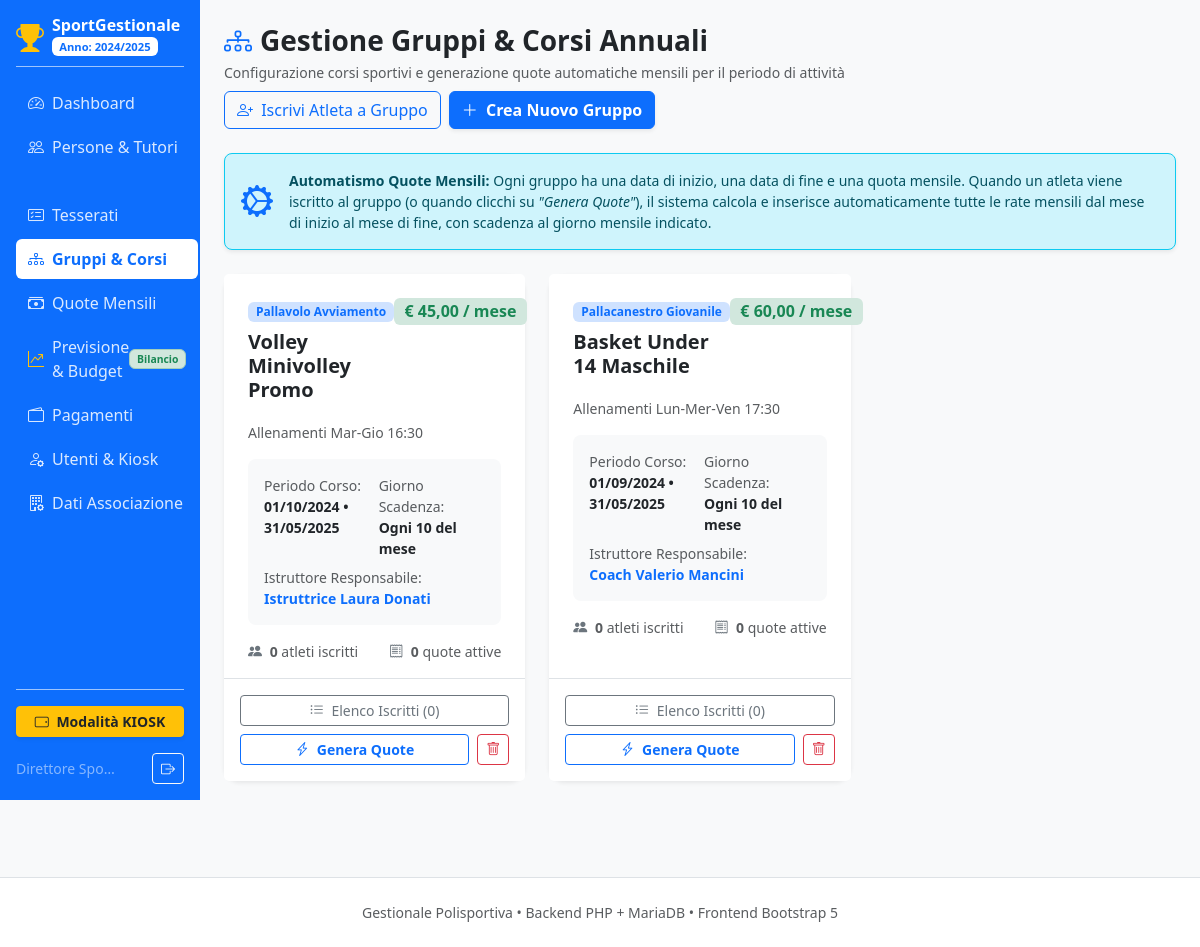
The app's page /index.php?page=gruppi (signed in) with its own data.
### tables this page shows
CREATE TABLE IF NOT EXISTS `anno` (
  `id` INT AUTO_INCREMENT PRIMARY KEY,
  `anno` VARCHAR(20) NOT NULL COMMENT 'es. 2024/2025',
  `data_inizio` DATE NOT NULL,
  `data_fine` DATE NOT NULL,
  `attivo` TINYINT(1) NOT NULL DEFAULT 0 COMMENT '1 se anno corrente',
  `created_at` TIMESTAMP DEFAULT CURRENT_TIMESTAMP
);

CREATE TABLE IF NOT EXISTS `gruppi` (
  `id` INT AUTO_INCREMENT PRIMARY KEY,
  `anno_id` INT NOT NULL,
  `nome_gruppo` VARCHAR(100) NOT NULL,
  `descrizione` TEXT NULL,
  `categoria` VARCHAR(80) NULL,
  `quota_mensile` DECIMAL(10,2) NOT NULL DEFAULT 0.00,
  `giorno_scadenza_mensile` TINYINT NOT NULL DEFAULT 10 COMMENT 'Giorno del mese (es. 10)',
  `data_inizio` DATE NOT NULL COMMENT 'Inizio corso/gruppo',
  `data_fine` DATE NOT NULL COMMENT 'Fine corso/gruppo',
  `istruttore` VARCHAR(100) NULL,
  `created_at` TIMESTAMP DEFAULT CURRENT_TIMESTAMP,
  CONSTRAINT `fk_gruppi_anno` FOREIGN KEY (`anno_id`) REFERENCES `anno` (`id`) ON DELETE RESTRICT
);

### public/index.php (called while the page is built, shortened)
<?php
require_once PATH_INCLUDES . '/auth.php';
$page = isset($_GET['page']) ? trim($_GET['page']) : 'home';
$user = getCurrentUser();
$allowedPages = [
    'home'           => 'gestionale.php',
    'gestionale'     => 'gestionale.php',
    'kiosk'          => 'kiosk.php',
    'persone'        => 'persone.php',
    'tesserati'      => 'tesserati.php',
    'gruppi'         => 'gruppi.php',
    'quote'          => 'quote.php',
    'quote_scadute'  => 'quote_scadute.php',
    'previsioni'     => 'previsioni.php',
    'pagamenti'      => 'pagamenti.php',
    'anni'           => 'anni.php',
    'utenti'         => 'utenti.php',
    'associazione'   => 'associazione.php',
    'logout'         => 'logout.php'
];
$fileToLoad = $allowedPages[$page] ?? '404.php';
$targetPath = PATH_PAGES . '/' . $fileToLoad;
require $targetPath;

### private/includes/auth.php (called while the page is built, shortened)
<?php
function getCurrentUser() {
    if (isset($_SESSION['user_id'])) {
        return [
            'id'       => $_SESSION['user_id'],
            'username' => $_SESSION['username'],
            'nome'     => $_SESSION['nome'],
            'ruolo'    => $_SESSION['ruolo'],
            'is_kiosk' => $_SESSION['is_kiosk']
        ];
    }
    return null;
}

### private/pages/gruppi.php (the view, shortened to what this page needs)
<?php
require_once (defined('PATH_INCLUDES') ? PATH_INCLUDES : __DIR__ . '/../includes') . '/header.php';
$db = getDbConnection();
$stmt = $db->prepare("
    SELECT g.*, a.anno,
           (SELECT COUNT(*) FROM gruppi_tesserati gt WHERE gt.gruppo_id = g.id) AS num_iscritti,
           (SELECT COUNT(*) FROM quote q WHERE q.gruppo_id = g.id AND q.stato != 'annullata') AS num_quote
    FROM gruppi g
    INNER JOIN anno a ON g.anno_id = a.id
    ORDER BY g.id DESC
");
$stmt->execute();
$gruppi = $stmt->fetchAll();
$iscrittiPerGruppo = [];
?>
<div class="d-flex justify-content-between align-items-center mb-4 flex-wrap gap-2">
    <div>
        <h2 class="h3 fw-bold mb-1 d-flex align-items-center">
            <i class="bi bi-diagram-3 text-primary me-2"></i> Gestione Gruppi & Corsi Annuali
        </h2>
        <p class="text-muted small mb-0">
            Configurazione corsi sportivi e generazione quote automatiche mensili per il periodo di attività
        </p>
    </div>
    <div class="d-flex gap-2">
        <button class="btn btn-outline-primary" data-bs-toggle="modal" data-bs-target="#modalIscriviGruppo">
            <i class="bi bi-person-plus me-1"></i> Iscrivi Atleta a Gruppo
        </button>
        <button class="btn btn-primary fw-bold shadow-sm" data-bs-toggle="modal" data-bs-target="#modalNuovoGruppo">
            <i class="bi bi-plus-lg me-1"></i> Crea Nuovo Gruppo
        </button>
    </div>
</div>
<div class="alert alert-info border-info d-flex align-items-center mb-4 shadow-sm p-3 rounded-3">
    <i class="bi bi-gear-wide-connected fs-2 me-3 text-primary flex-shrink-0"></i>
    <div class="small">
        <strong>Automatismo Quote Mensili:</strong> Ogni gruppo ha una data di inizio, una data di fine e una quota mensile.
        Quando un atleta viene iscritto al gruppo (o quando clicchi su <em>"Genera Quote"</em>), il sistema calcola e inserisce automaticamente tutte le rate mensili dal mese di inizio al mese di fine, con scadenza al giorno mensile indicato.
    </div>
</div>
<?php if (empty($gruppi)): ?>
    <div class="card border-0 shadow-sm rounded-4 p-5 text-center text-muted">
        <i class="bi bi-diagram-3 fs-1 mb-3 text-secondary"></i>
        <h5>Nessun gruppo o corso configurato</h5>
        <p class="small mb-3">Crea il tuo primo gruppo sportivo per organizzare atleti, rate mensili e istruttori.</p>
        <div>
            <button class="btn btn-primary" data-bs-toggle="modal" data-bs-target="#modalNuovoGruppo">
                <i class="bi bi-plus-lg me-1"></i> Crea Nuovo Gruppo
            </button>
        </div>
    </div>
<?php else: ?>
    <div class="row g-4 mb-4">
        <?php foreach ($gruppi as $g): ?>
            <?php
                $iscrittiGruppo = $iscrittiPerGruppo[$g['id']] ?? [];
                $numIscritti = count($iscrittiGruppo);
            ?>
            <div class="col-12 col-md-6 col-xl-4">
                <div class="card border-0 shadow-sm rounded-4 h-100 bg-white d-flex flex-column">
                    <div class="card-header bg-white border-0 pt-4 px-4 pb-0 d-flex justify-content-between align-items-start">
                        <div>
                            <span class="badge bg-primary-subtle text-primary mb-2 px-2 py-1">
                                <?= htmlspecialchars($g['categoria'] ?: 'Corso Sportivo') ?>
                            </span>
                            <h5 class="fw-bold text-dark mb-1"><?= htmlspecialchars($g['nome_gruppo']) ?></h5>
                        </div>
                        <div class="text-end">
                            <span class="badge bg-success-subtle text-success fs-6 fw-bold">
                                € <?= number_format($g['quota_mensile'], 2, ',', '.') ?> / mese
                            </span>
                        </div>
                    </div>
                    <div class="card-body px-4 py-3 flex-grow-1">
                        <p class="text-muted small mb-3"><?= htmlspecialchars($g['descrizione'] ?: 'Nessuna descrizione specificata.') ?></p>
                        <div class="bg-light p-3 rounded-3 small mb-3">
                            <div class="row g-2">
                                <div class="col-6">
                                    <span class="text-muted d-block">Periodo Corso:</span>
                                    <strong><?= date('d/m/Y', strtotime($g['data_inizio'])) ?> &bull; <?= date('d/m/Y', strtotime($g['data_fine'])) ?></strong>
                                </div>
                                <div class="col-6">
                                    <span class="text-muted d-block">Giorno Scadenza:</span>
                                    <strong>Ogni <?= (int)$g['giorno_scadenza_mensile'] ?> del mese</strong>
                                </div>
                                <div class="col-12">
                                    <span class="text-muted d-block">Istruttore Responsabile:</span>
                                    <strong class="text-primary"><?= htmlspecialchars($g['istruttore'] ?: 'Non assegnato') ?></strong>
                                </div>
                            </div>
                        </div>
                        <div class="d-flex justify-content-between align-items-center small text-muted">
                            <span>
                                <i class="bi bi-people-fill me-1 text-secondary"></i>
                                <strong><?= $numIscritti ?></strong> atleti iscritti
                            </span>
                            <span>
                                <i class="bi bi-receipt me-1 text-secondary"></i>
                                <strong><?= (int)$g['num_quote'] ?></strong> quote attive
                            </span>
                        </div>
                    </div>
                    <div class="card-footer bg-white border-top p-3 d-flex flex-wrap gap-2">
                        <button
                            type="button"
                            class="btn btn-outline-secondary btn-sm flex-fill"
                            data-bs-toggle="modal"
                            data-bs-target="#modalIscritti_<?= $g['id'] ?>"
                        >
                            <i class="bi bi-list-ul me-1"></i> Elenco Iscritti (<?= $numIscritti ?>)
                        </button>
                        <a
                            href="index.php?action=genera_quote&gruppo_id=<?= $g['id'] ?>&redirect=gruppi"
                            class="btn btn-outline-primary btn-sm flex-fill fw-bold"
                            title="Calcola e inserisce automaticamente le quote mensili per tutti gli iscritti"
                            onclick="return confirm('Generare/sincronizzare tutte le rate mensili per gli iscritti di questo gruppo?');"
                        >
                            <i class="bi bi-lightning-charge me-1"></i> Genera Quote
                        </a>
                        <form method="POST" action="index.php?action=elimina_gruppo" class="d-inline" onsubmit="return confirm('Sei sicuro di voler eliminare il gruppo <?= htmlspecialchars(addslashes($g['nome_gruppo'])) ?>? Verranno rimosse le iscrizioni associate.');">
                            <button type="submit" class="btn btn-outline-danger btn-sm px-2" title="Elimina Gruppo">
                                <i class="bi bi-trash"></i>
                            </button>
                        </form>
                    </div>
                </div>
            </div>
        <?php endforeach; ?>
    </div>
<?php endif; ?>
<?php require_once (defined('PATH_INCLUDES') ? PATH_INCLUDES : __DIR__ . '/../includes') . '/footer.php'; ?>

### private/includes/header.php (shortened to what this page needs)
<?php
$headerDb = function_exists('getDbConnection') ? getDbConnection() : null;
$annoAttivo = null;
if ($headerDb) {
    try {
        $annoAttivo = $headerDb->query("SELECT * FROM anno WHERE attivo = 1 LIMIT 1")->fetch();
    } catch (Exception $e) {}
}
?>
<!DOCTYPE html>
<html lang="it">
<head>
    <link href="assets/css/bootstrap.min.css" rel="stylesheet">
    <link rel="stylesheet" href="assets/css/bootstrap-icons.min.css">
</head>
<body>
<div class="container-fluid">
    <div class="row">
        <nav class="col-md-3 col-lg-2 d-none d-md-flex flex-column sidebar p-3 sticky-top" style="height: 100vh; overflow-y: auto;">
            <div class="d-flex align-items-center gap-2 mb-3 pb-2 border-bottom border-primary-subtle">
                <i class="bi bi-trophy-fill text-warning fs-3"></i>
                <div>
                    <span class="fs-6 fw-bold text-white d-block lh-1">SportGestionale</span>
                    <span class="badge bg-white text-primary mt-1" style="font-size: 0.7rem;">Anno: <?= htmlspecialchars($annoAttivo['anno']) ?></span>
                </div>
            </div>
            <ul class="nav flex-column mb-auto">
                <li class="nav-item">
                    <a class="nav-link <?= ($page==='gestionale'?'active':'') ?>" href="index.php?page=gestionale">
                        <i class="bi bi-speedometer2 me-2"></i> Dashboard
                    </a>
                </li>
                <li class="nav-item">
                    <a class="nav-link <?= ($page==='persone'?'active':'') ?>" href="index.php?page=persone">
                        <i class="bi bi-people me-2"></i> Persone & Tutori
                    </a>
                </li>
                <li class="nav-item">
                    <a class="nav-link <?= ($page==='tesserati'?'active':'') ?>" href="index.php?page=tesserati">
                        <i class="bi bi-card-checklist me-2"></i> Tesserati
                    </a>
                </li>
                <li class="nav-item">
                    <a class="nav-link <?= ($page==='gruppi'?'active':'') ?>" href="index.php?page=gruppi">
                        <i class="bi bi-diagram-3 me-2"></i> Gruppi & Corsi
                    </a>
                </li>
                <li class="nav-item">
                    <a class="nav-link <?= ($page==='quote'||$page==='quote_scadute'?'active':'') ?>" href="index.php?page=quote">
                        <i class="bi bi-cash-stack me-2"></i> Quote Mensili
                    </a>
                </li>
                <li class="nav-item">
                    <a class="nav-link <?= ($page==='previsioni'?'active':'') ?>" href="index.php?page=previsioni">
                        <i class="bi bi-graph-up-arrow me-2 text-warning"></i> Previsione & Budget
                        <span class="badge bg-success-subtle text-success border border-success-subtle ms-auto" style="font-size: 0.65rem;">Bilancio</span>
                    </a>
                </li>
                <li class="nav-item">
                    <a class="nav-link <?= ($page==='pagamenti'?'active':'') ?>" href="index.php?page=pagamenti">
                        <i class="bi bi-wallet2 me-2"></i> Pagamenti
                    </a>
                </li>
                <li class="nav-item">
                    <a class="nav-link <?= ($page==='utenti'?'active':'') ?>" href="index.php?page=utenti">
                        <i class="bi bi-person-gear me-2"></i> Utenti & Kiosk
                    </a>
                </li>
                <li class="nav-item">
                    <a class="nav-link <?= ($page==='associazione'?'active':'') ?>" href="index.php?page=associazione">
                        <i class="bi bi-building-gear me-2"></i> Dati Associazione
                    </a>
                </li>
            </ul>
            <div class="pt-3 border-top border-primary-subtle d-flex flex-column gap-2">
                <a href="index.php?page=kiosk" class="btn btn-warning text-dark fw-bold btn-sm shadow-sm w-100">
                    <i class="bi bi-tablet-landscape me-1"></i> Modalità KIOSK
                </a>
                <div class="d-flex justify-content-between align-items-center text-white-50 small mt-2">
                    <span class="text-truncate" style="max-width: 100px;"><?= htmlspecialchars($user['nome'] ?? 'Utente') ?></span>
                    <a href="index.php?page=logout" class="btn btn-outline-light btn-sm" title="Disconnetti"><i class="bi bi-box-arrow-right"></i></a>
                </div>
            </div>
        </nav>
        <main class="col-md-9 col-lg-10 ms-sm-auto px-md-4 py-4">

### private/includes/header.php (style rules this page uses)
body { background-color: #f8f9fa; }
.sidebar { min-height: 100vh; background-color: #0d6efd; color: #fff; }
.sidebar .nav-link { color: rgba(255, 255, 255, 0.85); border-radius: 0.375rem; padding: 0.5rem 0.75rem; margin-bottom: 0.25rem; display: flex; align-items: center; }
.sidebar .nav-link:hover, .sidebar .nav-link.active { color: #fff; background-color: rgba(255, 255, 255, 0.2); }
.sidebar .nav-link.active { background-color: #fff; color: #0d6efd !important; font-weight: 600; }

### records on screen
anno: anno "2024/2025"
gruppi: categoria "Pallavolo Avviamento", nome_gruppo "Volley Minivolley Promo", quota_mensile "45,00", descrizione "Allenamenti Mar-Gio 16:30", data_inizio "01/10/2024", data_fine "31/05/2025", giorno_scadenza_mensile "10", istruttore "Istruttrice Laura Donati", id "0", num_quote "0"
gruppi: categoria "Pallacanestro Giovanile", nome_gruppo "Basket Under 14 Maschile", quota_mensile "60,00", descrizione "Allenamenti Lun-Mer-Ven 17:30", data_inizio "01/09/2024", data_fine "31/05/2025", giorno_scadenza_mensile "10", istruttore "Coach Valerio Mancini", id "0", num_quote "0"

### other values on screen
$user['nome'] "Direttore Spo…"
